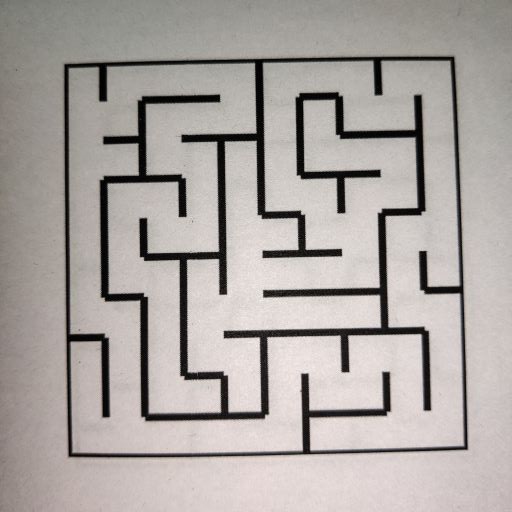
#> input picture Task2/task_2b_generate_maze_windows/test_cases/maze00.jpg, 512 x 512 px; its folder holds only this picture in this run
$ python task_1b.py
#> lines starting #> are read from the running program, lines starting #| are printed output that depends on the picture; after the words box and inside, x2 and y2 are one past the last pixel; in counts of white or black regions, pixels touching at a corner belong together
#> further down, input_img is the input picture: shape (512, 512, 3); mean B, G, R 161.5, 164.9, 171
'''
*****************************************************************************************
*
*        		===============================================
*           		Nirikshak Bot (NB) Theme (eYRC 2020-21)
*        		===============================================
*
*  This script is to implement Task 1B of Nirikshak Bot (NB) Theme (eYRC 2020-21).
*
*  This software is made available on an "AS IS WHERE IS BASIS".
*  Licensee/end user indemnifies and will keep e-Yantra indemnified from
*  any and all claim(s) that emanate from the use of the Software or
*  breach of the terms of this agreement.
*
*  e-Yantra - An MHRD project under National Mission on Education using ICT (NMEICT)
*
*****************************************************************************************
'''

# Team ID:			[ Team-ID ]
# Author List:		[ Names of team members worked on this file separated by Comma: Name1, Name2, ... ]
# Filename:			task_1b.py
# Functions:		applyPerspectiveTransform, detectMaze, writeToCsv
# 					[ Comma separated list of functions in this file ]
# Global variables:
# 					[ List of global variables defined in this file ]


####################### IMPORT MODULES #######################
## You are not allowed to make any changes in this section. ##
## You have to implement this task with the three available ##
## modules for this task (numpy, opencv, csv)               ##
##############################################################
import numpy as np
import cv2
import csv
##############################################################


################# ADD UTILITY FUNCTIONS HERE #################
## You can define any utility functions for your code.      ##
## Please add proper comments to ensure that your code is   ##
## readable and easy to understand.                         ##
##############################################################


def weight(points, img):  # points r the 2d numpy aarray containging co ordinates of point
	i1 = points[0][0]
	j1 = points[0][1]

	i2 = points[1][0]  # extracting points from array
	j2 = points[1][1]

	i4 = points[2][0]
	j4 = points[2][1]

	i3 = points[3][0]
	j3 = points[3][1]

	imgray = cv2.cvtColor(img, cv2.COLOR_BGR2GRAY)  # to convert image into binary image
	ret, img = cv2.threshold(imgray, 127, 255, 0)
	length, height = img.shape

	Ans = 0
	a = 0  # starting points a,b,c,d so that one weight should not add twice
	b = 0
	c = 0
	d = 0
	ans = []

	# now for check in the middle of each side of box we will check 10 pixels back,forth or up,down for black pixel
	# and we will add image according to that
	for _ in range(-10, 10):

		if (a == 0 and j1 >= 0 and j1 < 15) or (
				a == 0 and ((j1 + j2) // 2 + _ > 0 and (j1 + j2) // 2 + _ < height) and (
				img[(j1 + j2) // 2 + _, (i1 + i2) // 2] == 0)):
			Ans = Ans + 2  # Adding weight         2         as it is closed at        up         side
			a = 1  # so this 2 should not add again
			ans.append(2)

		if (b == 0 and i1 >= 0 and i1 < 15) or (
				b == 0 and ((i1 + i3) // 2 + _ > 0 and (i1 + i3) // 2 + _ < length) and (
				img[(j1 + j3) // 2, (i1 + i3) // 2 + _] == 0)):
			Ans = Ans + 1  # Adding weight        1         as it is closed at          left        side
			b = 1
			ans.append(1)
			# cv.circle(img1,(  (i1+i3)//2 + _ , (j1+j3)//2      ), 2 , (0,0,255), -1)

		if (c == 0 and j3 <= height and j3 >= height - 10) or (
				c == 0 and ((j3 + j4) // 2 + _ > 0 and (j3 + j4) // 2 + _ < height) and (
				img[(j3 + j4) // 2 + _, (i3 + i4) // 2] == 0)):
			Ans = Ans + 8  # Adding weight          8           as it is closed at       down       side
			c = 1
			ans.append(8)
			# cv.circle(img1,(  (i3+i4)//2 , (j3+j4)//2 + _     ), 2 , (0,0,255), -1)

		if (d == 0 and i4 <= length and i4 >= length - 10) or (
				d == 0 and ((i2 + i4) // 2 + _ > 0 and ((i2 + i4) // 2 + _ < length)) and (
				img[(j2 + j4) // 2, (i2 + i4) // 2 + _] == 0)):
			Ans = Ans + 4  # Adding weight         4          as it is closed at       right       side
			d = 1
			ans.append(4)
			# cv.circle(img1,( (i2+i4)//2 + _  , (j2+j4)//2    ), 2 , (0,0,255), -1)

	return Ans, ans


##############################################################


def applyPerspectiveTransform(input_img):

	"""
	Purpose:
	---
	takes a maze test case image as input and applies a Perspective Transfrom on it to isolate the maze

	Input Arguments:
	---
	`input_img` :   [ numpy array ]
		maze image in the form of a numpy array

	Returns:
	---
	`warped_img` :  [ numpy array ]
		resultant warped maze image after applying Perspective Transform

	Example call:
	---
	warped_img = applyPerspectiveTransform(input_img)
	"""

	warped_img = None

	##############	ADD YOUR CODE HERE	##############
	img = cv2.resize(input_img, (500,500))
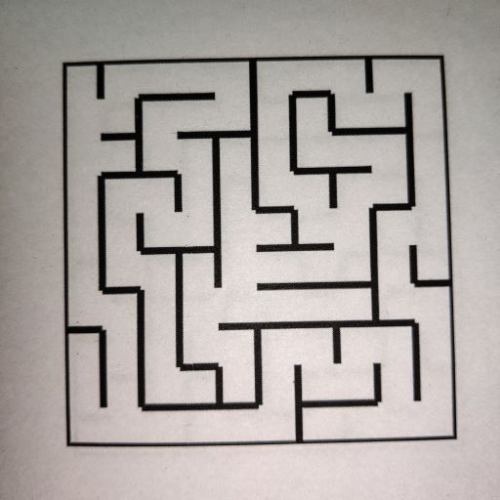
#> img: shape (500, 500, 3); mean B, G, R 161.3, 164.7, 170.9
	imggray = cv2.cvtColor(img, cv2.COLOR_BGR2GRAY)
	edged = cv2.Canny(imggray, 30, 200)
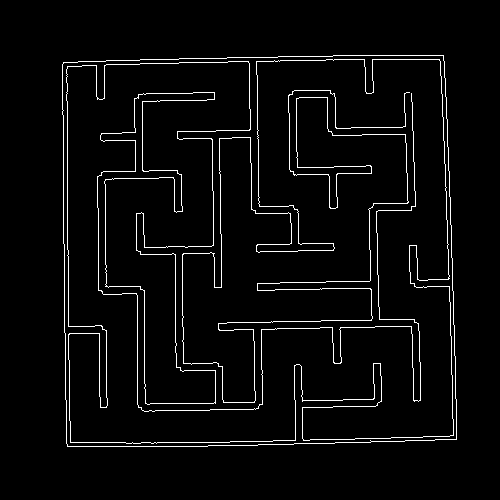
#> edged: shape (500, 500); 3.6% white in thin lines or dots, all inside (x1, y1, x2, y2) = (62, 55, 457, 447)
	contour, heir = cv2.findContours(edged,cv2.RETR_EXTERNAL,cv2.CHAIN_APPROX_SIMPLE)
#> contour = 1 contour; box (x1, y1, x2, y2) and area: (62, 55, 457, 447) 149560
	biggest = np.array([])
	max_area = 0
	for i in contour:
		area = cv2.contourArea(i)
		if area > 50:
			approx = cv2.approxPolyDP(i,0.02 * cv2.arcLength(i,True),True)
			if area > max_area and len(approx):
				biggest = approx
				max_area = area
#> this loop made 1 pass
#> (area, biggest, max_area) on pass 1: (149559.5, [[443, 55], [63, 62], [67, 446], [456, 439]], 149559.5)
#> after the loop, max_area = 149559.5
	mypoints = biggest.reshape((4,2))
#> mypoints = [[443, 55], [63, 62], [67, 446], [456, 439]]
	newpoints = np.zeros((4,1,2), dtype=np.int32)
	add = mypoints.sum(1)
#> add = [498, 125, 513, 895]
	newpoints[0] = mypoints[np.argmin(add)]
	newpoints[3] = mypoints[np.argmax(add)]
	diff = np.diff(mypoints,axis=1)
#> diff = [-388, -1, 379, -17]
	newpoints[1] = mypoints[np.argmin(diff)]
	newpoints[2] = mypoints[np.argmax(diff)]
	pts1 = np.float32(newpoints)
	pts2 = np.float32([[0,0],[500,0],[0,500],[500,500]])
	matrix = cv2.getPerspectiveTransform(pts1,pts2)
	warped_img = cv2.warpPerspective(img, matrix, (500,500))
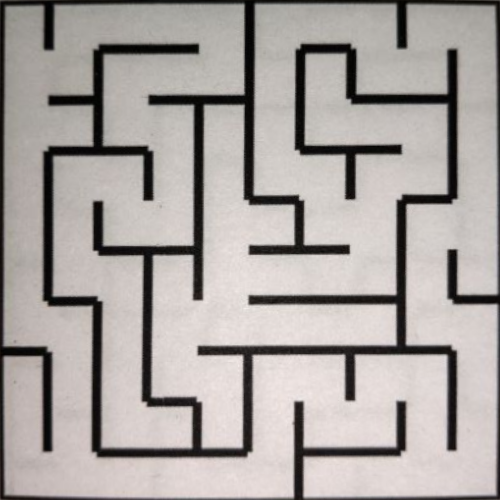
#> warped_img: shape (500, 500, 3); mean B, G, R 161.1, 164, 169.9

	##################################################

	return warped_img


def detectMaze(warped_img):

	"""
	Purpose:
	---
	takes the warped maze image as input and returns the maze encoded in form of a 2D array

	Input Arguments:
	---
	`warped_img` :    [ numpy array ]
		resultant warped maze image after applying Perspective Transform

	Returns:
	---
	`maze_array` :    [ nested list of lists ]
		encoded maze in the form of a 2D array

	Example call:
	---
	maze_array = detectMaze(warped_img)
	"""

	maze_array = []

	##############	ADD YOUR CODE HERE	##############
	img = warped_img

	length, height, ____ = img.shape
#> length = 500; height = 500
	i = 0
	j = 0

	array_main = []

	# this will divide the image into 10 squares
	# co ordinates of that square will be send to weight function to calculate weight
	for _ in range(10):
		i1 = 0
		j1 = j
		array_sub = []
		for __ in range(10):

			# co ordinates of square _,__
			pts = np.array([[i1, j1],
							[i1 + (length / 10), j1],
							[i1 + (length / 10), j1 + (height / 10)],
							[i1, j1 + (height / 10)]],
							np.int32)

			_m_ = weight(pts, img)  # sending this co ordinates to get weight
			mmm = 0
			for _1 in _m_[1]:
				mmm = mmm + _1
			array_sub.append(mmm)  # calculating weight

			i1 = i1 + (length / 10)  # to move right

		array_main.append(array_sub)

		j = j + (height / 10)  # to move downwords
#> this loop made 10 passes
#> pass 1, in weight, `ret, img = cv2.threshold(imgray, 127, 255, 0)`:
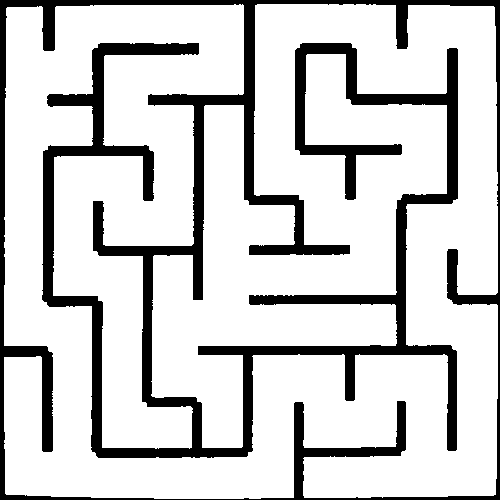
#> img: shape (500, 500); 81% white; 1 black region, box (x1, y1, x2, y2) and area: (0, 0, 500, 500) 47417
#> after the loop, array_main = 10 items, first 6: [7, 3, 10, 10, 6, 3, 10, 6, 3, 6], [1, 12, 3, 10, 12, 5, 7, 9, 12, 5], [1, 14, 9, 6, 7, 5, 9, 10, 6, 5], [5, 3, 6, 5, 5, 9, 6, 3, 12, 5], [5, 5, 9, 12, 1, 14, 9, 4, 3, 4], [5, 9, 6, 7, 1, 10, 10, 12, 5, 13]; j = 500

	maze_array = array_main
#> maze_array has the same summary as array_main


	##################################################

	return maze_array


# NOTE:	YOU ARE NOT ALLOWED TO MAKE ANY CHANGE TO THIS FUNCTION
def writeToCsv(csv_file_path, maze_array):

	"""
	Purpose:
	---
	takes the encoded maze array and csv file name as input and writes the encoded maze array to the csv file

	Input Arguments:
	---
	`csv_file_path` :	[ str ]
		file path with name for csv file to write

	`maze_array` :		[ nested list of lists ]
		encoded maze in the form of a 2D array

	Example call:
	---
	warped_img = writeToCsv('test_cases/maze00.csv', maze_array)
	"""

	with open(csv_file_path, 'w', newline='') as file:
		writer = csv.writer(file)
		writer.writerows(maze_array)


# NOTE:	YOU ARE NOT ALLOWED TO MAKE ANY CHANGE TO THIS FUNCTION
#
# Function Name:    main
#        Inputs:    None
#       Outputs:    None
#       Purpose:    This part of the code is only for testing your solution. The function first takes 'maze00.jpg'
# 					as input, applies Perspective Transform by calling applyPerspectiveTransform function,
# 					encodes the maze input in form of 2D array by calling detectMaze function and writes this data to csv file
# 					by calling writeToCsv function, it then asks the user whether to repeat the same on all maze images
# 					present in 'test_cases' folder or not. Write your solution ONLY in the space provided in the above
# 					applyPerspectiveTransform and detectMaze functions.

if __name__ == "__main__":

	# path directory of images in 'test_cases' folder
	img_dir_path = 'test_cases/'

	# path to 'maze00.jpg' image file
	file_num = 0
	img_file_path = img_dir_path + 'maze0' + str(file_num) + '.jpg'

	print('\n============================================')
	print('\nFor maze0' + str(file_num) + '.jpg')

	# path for 'maze00.csv' output file
	csv_file_path = img_dir_path + 'maze0' + str(file_num) + '.csv'

	# read the 'maze00.jpg' image file
	input_img = cv2.imread(img_file_path)

	# get the resultant warped maze image after applying Perspective Transform
	warped_img = applyPerspectiveTransform(input_img)

	if type(warped_img) is np.ndarray:

		# get the encoded maze in the form of a 2D array
		maze_array = detectMaze(warped_img)
#> maze_array has the same summary as array_main in detectMaze

		if (type(maze_array) is list) and (len(maze_array) == 10):

			print('\nEncoded Maze Array = %s' % (maze_array))
#> (printed output is left out)
			print('\n============================================')

			# writes the encoded maze array to the csv file
			writeToCsv(csv_file_path, maze_array)

			cv2.imshow('warped_img_0' + str(file_num), warped_img)
			cv2.waitKey(0)
			cv2.destroyAllWindows()

		else:

			print('\n[ERROR] maze_array returned by detectMaze function is not complete. Check the function in code.\n')
			exit()

	else:

		print('\n[ERROR] applyPerspectiveTransform function is not returning the warped maze image in expected format! Check the function in code.\n')
		exit()

	choice = input('\nDo you want to run your script on all maze images ? => "y" or "n": ')
#> the answer given: test_cases/maze00.jpg

	if choice == 'y':

		for file_num in range(1, 10):

			# path to image file
			img_file_path = img_dir_path + 'maze0' + str(file_num) + '.jpg'

			print('\n============================================')
			print('\nFor maze0' + str(file_num) + '.jpg')

			# path for csv output file
			csv_file_path = img_dir_path + 'maze0' + str(file_num) + '.csv'

			# read the image file
			input_img = cv2.imread(img_file_path)

			# get the resultant warped maze image after applying Perspective Transform
			warped_img = applyPerspectiveTransform(input_img)

			if type(warped_img) is np.ndarray:

				# get the encoded maze in the form of a 2D array
				maze_array = detectMaze(warped_img)

				if (type(maze_array) is list) and (len(maze_array) == 10):

					print('\nEncoded Maze Array = %s' % (maze_array))
					print('\n============================================')

					# writes the encoded maze array to the csv file
					writeToCsv(csv_file_path, maze_array)

					cv2.imshow('warped_img_0' + str(file_num), warped_img)
					cv2.waitKey(0)
					cv2.destroyAllWindows()

				else:

					print('\n[ERROR] maze_array returned by detectMaze function is not complete. Check the function in code.\n')
					exit()

			else:

				print('\n[ERROR] applyPerspectiveTransform function is not returning the warped maze image in expected format! Check the function in code.\n')
				exit()

	else:

		print('')
